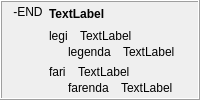
            <widget class="QFrame" name="frame_25">
             <property name="frameShape">
              <enum>QFrame::Box</enum>
             </property>
             <property name="frameShadow">
              <enum>QFrame::Raised</enum>
             </property>
             <layout class="QHBoxLayout" name="horizontalLayout_23">
              <property name="topMargin">
               <number>3</number>
              </property>
              <property name="bottomMargin">
               <number>3</number>
              </property>
              <item>
               <widget class="QLabel" name="label_338">
                <property name="sizePolicy">
                 <sizepolicy hsizetype="Maximum" vsizetype="Preferred">
                  <horstretch>0</horstretch>
                  <verstretch>0</verstretch>
                 </sizepolicy>
                </property>
                <property name="text">
                 <string>-END</string>
                </property>
                <property name="alignment">
                 <set>Qt::AlignHCenter|Qt::AlignTop</set>
                </property>
                <property name="tipo" stdset="0">
                 <string>afikso</string>
                </property>
               </widget>
              </item>
              <item>
               <layout class="QVBoxLayout" name="verticalLayout_369">
                <item>
                 <widget class="QLabel" name="Lec08_Label653">
                  <property name="styleSheet">
                   <string notr="true">font-weight: bold;</string>
                  </property>
                  <property name="text">
                   <string>TextLabel</string>
                  </property>
                  <property name="wordWrap">
                   <bool>true</bool>
                  </property>
                 </widget>
                </item>
                <item>
                 <layout class="QVBoxLayout" name="verticalLayout_32">
                  <item>
                   <layout class="QVBoxLayout" name="verticalLayout_370">
                    <property name="spacing">
                     <number>2</number>
                    </property>
                    <item>
                     <layout class="QHBoxLayout" name="horizontalLayout_605">
                      <property name="spacing">
                       <number>12</number>
                      </property>
                      <item>
                       <widget class="neklakebla_nova" name="Lec08_Button629">
                        <property name="text">
                         <string>legi</string>
                        </property>
                        <property name="wordWrap">
                         <bool>true</bool>
                        </property>
                       </widget>
                      </item>
                      <item>
                       <widget class="QLabel" name="Lec08_Label654">
                        <property name="sizePolicy">
                         <sizepolicy hsizetype="Expanding" vsizetype="Preferred">
                          <horstretch>0</horstretch>
                          <verstretch>0</verstretch>
                         </sizepolicy>
                        </property>
                        <property name="text">
                         <string>TextLabel</string>
                        </property>
                        <property name="wordWrap">
                         <bool>true</bool>
                        </property>
                       </widget>
                      </item>
                     </layout>
                    </item>
                    <item>
                     <layout class="QHBoxLayout" name="horizontalLayout_606">
                      <property name="spacing">
                       <number>12</number>
                      </property>
                      <item>
                       <widget class="label_sago_reversa" name="label_408">
                        <property name="sizePolicy">
                         <sizepolicy hsizetype="Maximum" vsizetype="Preferred">
                          <horstretch>0</horstretch>
                          <verstretch>0</verstretch>
                         </sizepolicy>
                        </property>
                        <property name="text">
                         <string/>
                        </property>
                        <property name="pixmap">
                         <pixmap resource="ikonoj.qrc">:/ikonoj/sago_revena.png</pixmap>
                        </property>
                       </widget>
                      </item>
                      <item>
                       <widget class="neklakebla_nova" name="Lec08_Button630">
                        <property name="text">
                         <string>legenda</string>
                        </property>
                        <property name="wordWrap">
                         <bool>true</bool>
                        </property>
                       </widget>
                      </item>
                      <item>
                       <widget class="QLabel" name="Lec08_Label655">
                        <property name="sizePolicy">
                         <sizepolicy hsizetype="Expanding" vsizetype="Preferred">
                          <horstretch>0</horstretch>
                          <verstretch>0</verstretch>
                         </sizepolicy>
                        </property>
                        <property name="text">
                         <string>TextLabel</string>
                        </property>
                        <property name="wordWrap">
                         <bool>true</bool>
                        </property>
                       </widget>
                      </item>
                     </layout>
                    </item>
                   </layout>
                  </item>
                 </layout>
                </item>
                <item>
                 <layout class="QVBoxLayout" name="verticalLayout_371">
                  <property name="spacing">
                   <number>2</number>
                  </property>
                  <item>
                   <layout class="QHBoxLayout" name="horizontalLayout_607">
                    <property name="spacing">
                     <number>12</number>
                    </property>
                    <item>
                     <widget class="neklakebla_nova" name="Lec08_Button52">
                      <property name="text">
                       <string>fari</string>
                      </property>
                      <property name="wordWrap">
                       <bool>true</bool>
                      </property>
                     </widget>
                    </item>
                    <item>
                     <widget class="QLabel" name="Lec08_Label61">
                      <property name="sizePolicy">
                       <sizepolicy hsizetype="Expanding" vsizetype="Preferred">
                        <horstretch>0</horstretch>
                        <verstretch>0</verstretch>
                       </sizepolicy>
                      </property>
                      <property name="text">
                       <string>TextLabel</string>
                      </property>
                      <property name="wordWrap">
                       <bool>true</bool>
                      </property>
                     </widget>
                    </item>
                   </layout>
                  </item>
                  <item>
                   <layout class="QHBoxLayout" name="horizontalLayout_608">
                    <property name="spacing">
                     <number>12</number>
                    </property>
                    <item>
                     <widget class="label_sago_reversa" name="label_409">
                      <property name="sizePolicy">
                       <sizepolicy hsizetype="Maximum" vsizetype="Preferred">
                        <horstretch>0</horstretch>
                        <verstretch>0</verstretch>
                       </sizepolicy>
                      </property>
                      <property name="text">
                       <string/>
                      </property>
                      <property name="pixmap">
                       <pixmap resource="ikonoj.qrc">:/ikonoj/sago_revena.png</pixmap>
                      </property>
                     </widget>
                    </item>
                    <item>
                     <widget class="neklakebla_nova" name="Lec08_Button53">
                      <property name="text">
                       <string>farenda</string>
                      </property>
                      <property name="wordWrap">
                       <bool>true</bool>
                      </property>
                     </widget>
                    </item>
                    <item>
                     <widget class="QLabel" name="Lec08_Label62">
                      <property name="sizePolicy">
                       <sizepolicy hsizetype="Expanding" vsizetype="Preferred">
                        <horstretch>0</horstretch>
                        <verstretch>0</verstretch>
                       </sizepolicy>
                      </property>
                      <property name="text">
                       <string>TextLabel</string>
                      </property>
                      <property name="wordWrap">
                       <bool>true</bool>
                      </property>
                     </widget>
                    </item>
                   </layout>
                  </item>
                 </layout>
                </item>
               </layout>
              </item>
             </layout>
            </widget>
